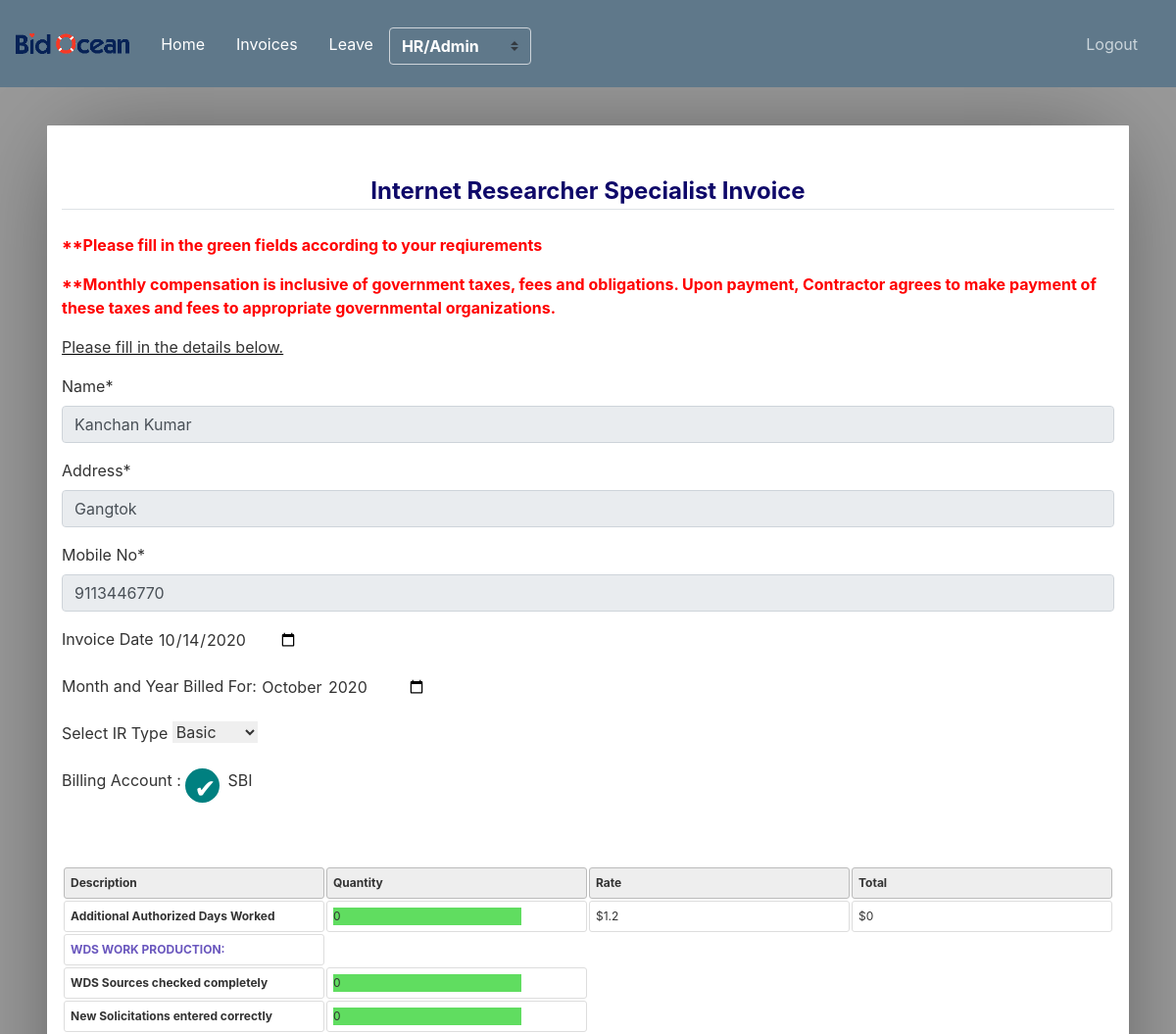
The page /ir/2 (signed in, upper part) on the database as committed earlier.
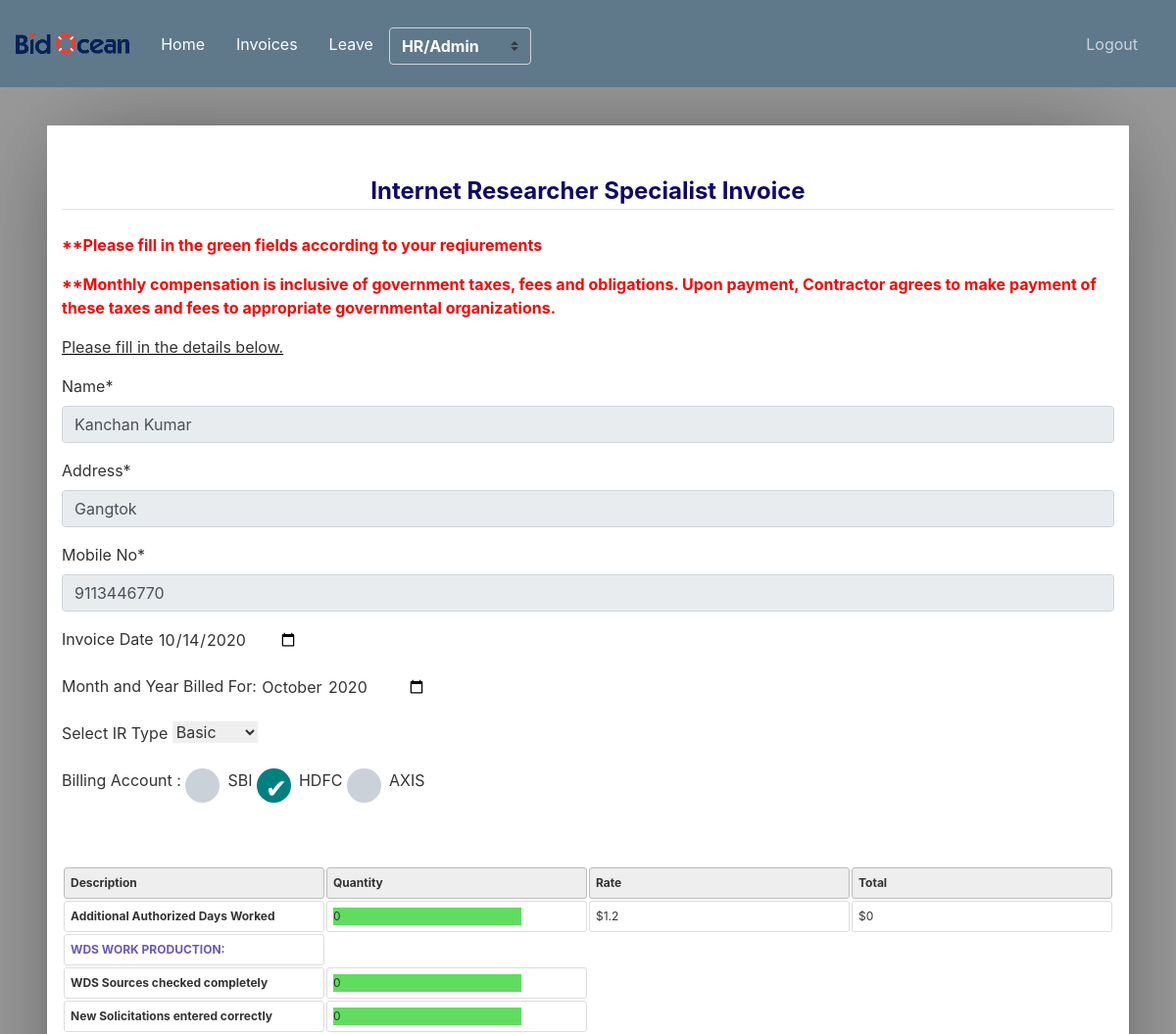
The same page on the database as committed later.
### user_invoice/models.py (models this page shows)
class Invoice(models.Model):
	id                                 = models.AutoField(primary_key=True)
	invoice_date                       = models.DateField()
	monthdate                          = models.DateField()
	emp_type                           = models.CharField(max_length=150, null=True, blank=True)
	additional_auth_days               = models.CharField(max_length=100, default=0, blank=True)
	wds_source_checked_completely      = models.CharField(max_length=200, default=0, blank=True)
	new_solicitation_entered_correctly = models.CharField(max_length=200, default=0, blank=True)
	updated_solicitation_by_addenda    = models.CharField(max_length=200, default=0, blank=True)
	difficult_and_nonproductive_source = models.CharField(max_length=200, default=0, blank=True)
	extra_hours_worked                 = models.CharField(max_length=200, default=0, blank=True)
	file_attached                      = models.CharField(max_length=200, default=0, blank=True)
	new_entities_added                 = models.CharField(max_length=200, default=0, blank=True)
	ph_added_to_bid_list               = models.CharField(max_length=200, default=0, blank=True)
	ph_edited_in_bid_list              = models.CharField(max_length=200, default=0, blank=True)
	ph_deleted_in_bid_list             = models.CharField(max_length=200, default=0, blank=True)
	extra_days_worked                  = models.CharField(max_length=200, default=0, blank=True)
	total_pay                          = models.CharField(max_length=200, default=0, blank=True)
	authorised_day_off                 = models.CharField(max_length=200, default=0, blank=True)
	unauthorised_day_off               = models.CharField(max_length=200, default=0, blank=True)
	total_working_days                 = models.CharField(max_length=200, default=0, blank=True)
	total_days_worked                  = models.CharField(max_length=200, default=0, blank=True)
	duplicate_entities                 = models.CharField(max_length=200, default=0, blank=True)
	errors                             = models.CharField(max_length=200, default=0, blank=True)
	fines                              = models.CharField(max_length=200, default=0, blank=True)
	bank_account                       = models.ForeignKey('account_management.AccountDetails', on_delete=models.SET_NULL, null=True, blank=True)
	duplicate_solic                    = models.CharField(max_length=200, default=0, blank=True)
	entity_cont_wrong                  = models.CharField(max_length=200, default=0, blank=True)
	false_referal                      = models.CharField(max_length=200, default=0, blank=True)
	fraudulent_solicitation_update     = models.CharField(max_length=200, default=0, blank=True)
	source_returned_without_good_res   = models.CharField(max_length=200, default=0, blank=True)
	missed_bidbond_and_specs           = models.CharField(max_length=200, default=0, blank=True)
	missed_categories                  = models.CharField(max_length=200, default=0, blank=True)
	missed_solic_or_addend_from_source = models.CharField(max_length=200, default=0, blank=True)
	missed_incorrect_filetype          = models.CharField(max_length=200, default=0, blank=True)
	missing_or_wrong_outside_link      = models.CharField(max_length=200, default=0, blank=True)
	missing_or_wrong_term_contract     = models.CharField(max_length=200, default=0, blank=True)
	not_posted_as_lead                 = models.CharField(max_length=200, default=0, blank=True)
	other_error                        = models.CharField(max_length=200, default=0, blank=True)
	other_serious_error                = models.CharField(max_length=200, default=0, blank=True)
	refreshing_wds_page_to_diff_source = models.CharField(max_length=200, default=0, blank=True)
	prevailing_wage_not_selected       = models.CharField(max_length=200, default=0, blank=True)
	skipped_solicitation               = models.CharField(max_length=200, default=0, blank=True)
	source_returned_without_a_note     = models.CharField(max_length=200, default=0, blank=True)
	unexcused_unjustified_absence      = models.CharField(max_length=200, default=0, blank=True)
	wrongbid_prebid_mandatory          = models.CharField(max_length=200, default=0, blank=True)
	wrong_categories                   = models.CharField(max_length=200, default=0, blank=True)
	wrong_geographic_location          = models.CharField(max_length=200, default=0, blank=True)
	incomplete_and_incorrect_scope     = models.CharField(max_length=200, default=0, blank=True)
	wrong_text_format                  = models.CharField(max_length=200, default=0, blank=True)
	total_deduction                    = models.CharField(max_length=200, default=0, blank=True)
	total_payable                      = models.CharField(max_length=200, default=0, blank=True)
	emp_ownwer                         = models.ForeignKey(Employee, on_delete=models.SET_NULL, null=True, blank=True)
	rate                               = models.ForeignKey(Rate, on_delete=models.SET_NULL, null=True, blank=True)
	is_approved                        = models.SmallIntegerField(default=0)

### account_management/models.py (models this page shows, shortened)
class AccountDetails(models.Model):
    id         = models.AutoField(primary_key=True)
    acc_no     = models.CharField(max_length=200)
    bank       = models.CharField(max_length=200)
    other_bank = models.CharField(max_length=300, null=True, blank=True)
    ifsc_other = models.CharField(max_length=300, null=True, blank=True)
    employee   = models.ForeignKey(Employee,on_delete=models.CASCADE, related_name='employee_accounts')
    created_at = models.DateTimeField(auto_now_add=True)
    status     = models.SmallIntegerField(default=1)

### user_invoice/views.py (the view, shortened to what this page needs)
# urls.py: path('ir/<int:pk>', views.IrEditView.as_view(), name='edit_ir'),
class IrEditView(IRPanelMixin,TemplateView):
    template_name='user_invoice/ir.html'
    def get(self, request, pk):
        invoice  = Invoice.objects.get(pk=pk)
        employee = invoice.emp_ownwer
        rates    = invoice.rate
        rolename = Employee.objects.get(auth_tbl=request.user).role.name.lower()
        context ={
            'employee' : employee,
            'submit'   : 'Edit IR Invoice',
            'title'    : 'Edit ir',
            'role'     : rolename,
            'rates'    : rates,
            'invoice'  : invoice
        }
        return render(request, self.template_name, context)

### user_invoice/mixin.py (called while the page is built)
    def test_func(self):
        user     = self.request.user
        employee = Employee.objects.get(auth_tbl=user)
        return employee.role.name.lower() == 'admin' or employee.role.name.lower() == 'hr' or employee.role.name.lower() == 'ir'

### user_invoice/templates/user_invoice/ir.html (shortened to what this page needs)
{% extends "user_invoice/base.html" %}
{% load crispy_forms_tags %}
{% block content %}
<form method='POST'>
	<article>
		<legend class="border-bottom mb-4" style="color: rgb(15, 9, 105);text-align: center;"><b> Internet Researcher Specialist Invoice </b></legend>
		<aside>
			<div >
				<p style="color: red;" ><strong>**Please fill in the green fields according to your reqiurements </strong></p>
				<p style="color: red;"><strong>**Monthly compensation is inclusive of government taxes, fees and obligations. Upon payment, Contractor agrees to make payment of these taxes and fees to appropriate governmental organizations.</strong> </p>
			</div>
		</aside>
			  <div class="form-group">
				<p><u class="spelling">Please fill in the details below.</u> </p>
			<label for="formGropuNameInput">Name*</label>
			<input name="name" class="form-control" id="formGroupNameInput" value="{{employee.name}}" placeholder="Enter your name" required readonly>
			</div>
			<div class="form-group">
			<label for="formGropuNameInput">Address*</label>
			<input name="address" class="form-control" id="formGroupNameInput" placeholder="Enter your address" value='{{employee.address}}' required readonly>
			</div>
			<div class="form-group">
			<label for="mobile_no">Mobile No*</label>
			<input type="text" class="form-control" id="mobile_no" name="mobile_no"  value="{{employee.phone_no}}" pattern="[6-9]{1}[0-9]{9}" maxlength="10" placeholder="Enter Mobile No" readonly>
			</div>
			<div class="form-group">
			<label for="formGroupExampleInput2">Invoice Date</label>
			<input type="date" id="invoice_date" value="{{invoice.invoice_date|date:'Y-m-d'}}" name="invoice_date">
			</div>
		<div class="form-group">
		<label for="formGroupExampleInput2">Month and Year Billed For:</label>
		<input type="month" id="monthdate" name="monthdate" value="{{invoice.monthdate|date:'Y-m'}}">
		</div>
			<div class="form-group">
			  <label for="formGroupDistrict">Select IR Type</label>
			  <select name="emp_type" id="formGroupDistrict" required>
				<option {% if invoice.emp_type == 'basic' %}selected{% endif %} value='basic'>Basic</option>
			  </select>
			</div>
			<div class="form-group">
			<label for="formGroupExampleInput2">Billing Account : </label>
			{% for account in employee.employee_accounts.all %}
			<input type="radio" class="option-input radio" name="bank_account" {% if invoice.bank_account.pk == account.id %}checked="checked"{% endif %} value={{account.id}}>{% if account.bank == 'others' %}{{account.other_bank|upper}}{% else %}{{account.bank|upper}}{% endif %}
			{% endfor %}
		</div>
			  </div>
		  <table class='in'>
			<thead>
				<tr>
					<th><span style="font-weight:bold">Description</span></th>
					<th><span style="font-weight:bold">Quantity</span></th>
					<th><span style="font-weight:bold">Rate</span></th>
					<th><span style="font-weight:bold">Total</span></th>
				</tr>
			</thead>
			<tr>
				<td></a><span style="font-weight:bold">Additional Authorized Days Worked</span></td>
					<td><input id="z1" style="background-color: rgb(96, 221, 96);" type="text" value="{{invoice.additional_auth_days}}" oninput="calci()" name="additional_auth_days" /></td>
					<td><span data-prefix>$</span><input value="{{rates.add_auth_days}}"  id="z2" type="text" oninput="calci()" /></td>
					<td><span data-prefix>$</span><input value="0" id="authres" /></td>
			</tr>
			<tr>
                <td  align="right">
                   <span id="wds" style="color:#6a57be; font-weight:bold">WDS WORK PRODUCTION:</span>
                </td>
			</tr>
            <tr>
				<td></a><span style="font-weight:bold">WDS Sources checked completely</span></td>
				<td><input class="txt" style="background-color: rgb(96, 221, 96);" value="{{invoice.wds_source_checked_completely}}" type="text" name="wds_source_checked_completely"/></td>
			</tr>
			<tr>
				<td></a><span style="font-weight:bold">New Solicitations entered correctly</span></td>
				<td><input class="txt" value="{{invoice.new_solicitation_entered_correctly}}" style="background-color: rgb(96, 221, 96);" type="text" name="new_solicitation_entered_correctly"/></td>
			</tr>
		</table>
{% endblock content %}

Rows that differ between the two databases and show on the page:
changed Invoice: bank_account_id "☑" → "☐"
added AccountDetails: Invoice.bank_account_id "☑", bank "HDFC"
added AccountDetails: bank "AXIS"
